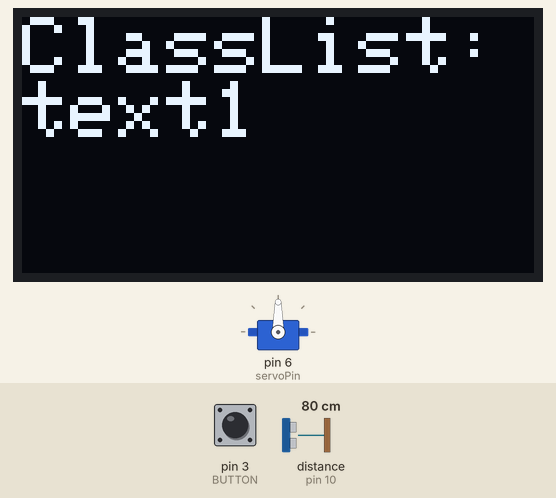
This sketch was run on a simulated Arduino Uno, built with avr-gcc and run on an emulated ATmega328P. On the bench: servo, 128×64 one-colour display. Wiring (inferred from the names in the program): ultrasonic range finder: trigger pin 9; echo pin 10. The test bench sets the inputs (shaded band); at power-on: pin 3 (BUTTON) HIGH, distance to the obstacle (sensor on pin 10) 80 cm. The echo pulse lasts 58.3 µs per cm; what the sketch prints to the serial monitor is not drawn.

Above: at 1.2 s.
1.3 s: pin 3 (BUTTON) pulled LOW for 0.15 s
At 2.1 s:
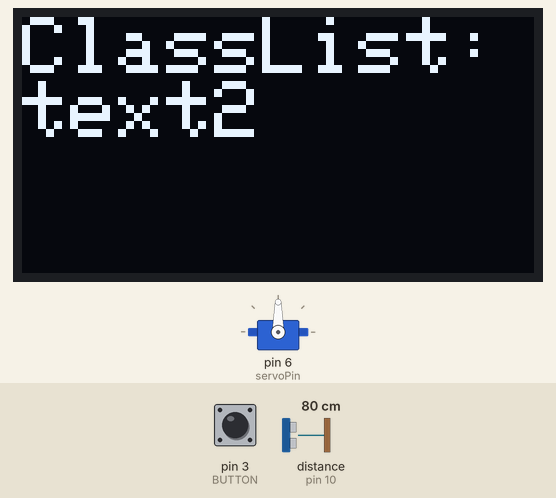
3.0 s: distance to the obstacle (sensor on pin 10) set to 13 cm
4.5 s: distance to the obstacle (sensor on pin 10) set to 10 cm
At 5.5 s:
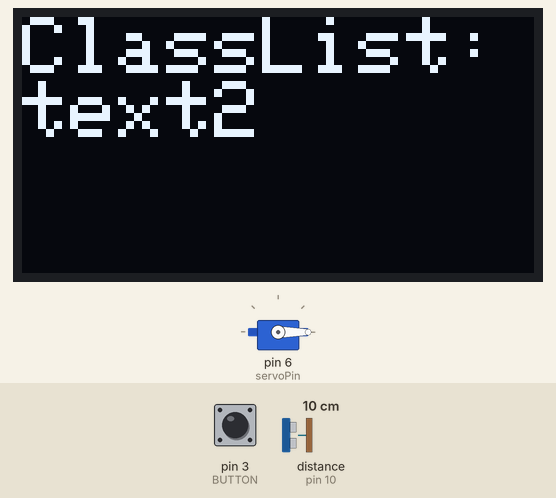
6.0 s: pin 3 (BUTTON) pulled LOW for 1 s
At 8.2 s:
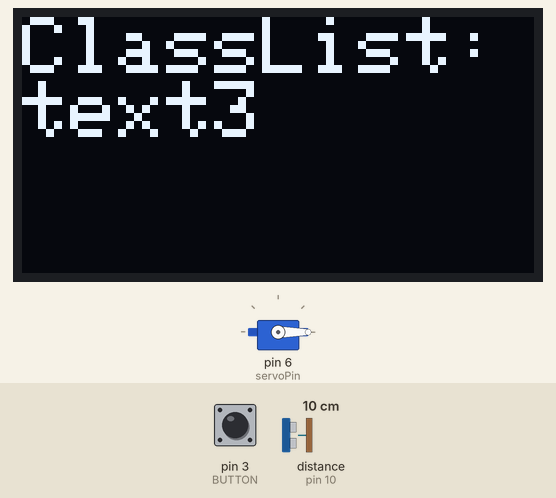
8.5 s: distance to the obstacle (sensor on pin 10) set to 18 cm
At 10.0 s:
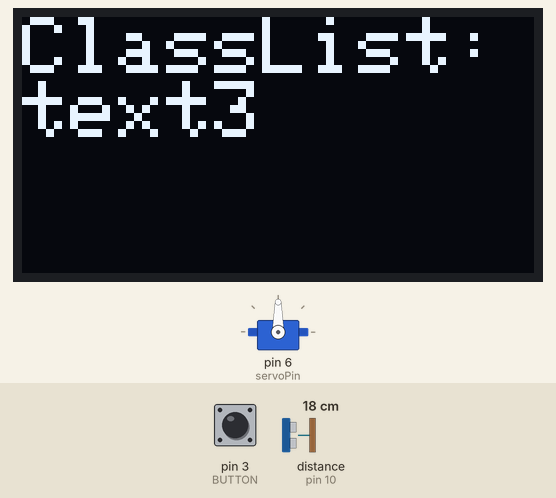
11.5 s: distance to the obstacle (sensor on pin 10) set to 2 cm
At 12.1 s:
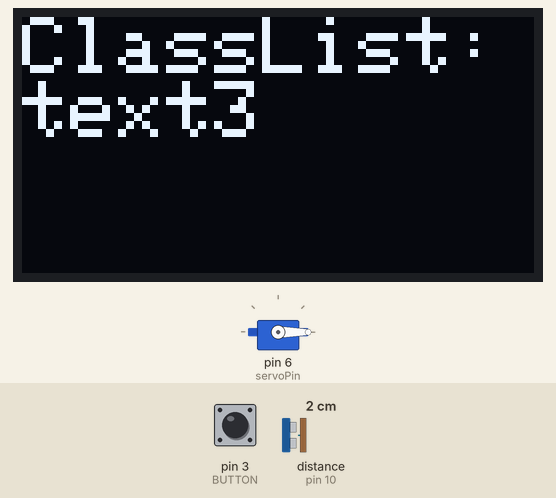
Timing chart, 0 to 14.0 s (numbered marks = the images above; inputs shaded):
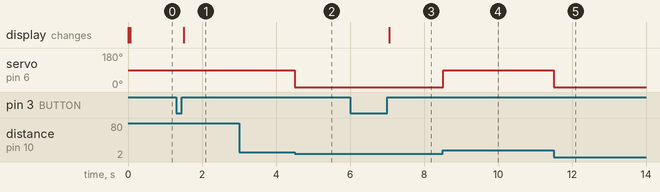

Measured:
- the behaviour switches between 12 and 11 cm on distance to the obstacle (sensor on pin 10) (found by bisection; images 1 and 2)
- after the input at 1.3 s, the display: changes after 0.21 s (image 1)
- after the input at 3.0 s, every drawn part: stays the same
- after the input at 4.5 s, servo on pin 6 (servoPin): 90° → 0° at once
- after the input at 6.0 s, the display: changes after 1.1 s (image 3)
- after the input at 8.5 s, servo on pin 6 (servoPin): 0° → 90° at once
- after the input at 11.5 s, servo on pin 6 (servoPin): 90° → 0° at once

The sketch:

task4.ino
```cpp
#include <Servo.h>//舵机头文件
//oled头文件
#include <Wire.h>
#include <Adafruit_GFX.h>
#include <Adafruit_SSD1306.h>

#define trigPin 9  // 超声波传感器的 trig 引脚
#define echoPin 10 // 超声波传感器的 echo 引脚
int state = LOW;
uint16_t get_distence(void)
{

    long duration, distance;
    digitalWrite(trigPin, LOW);  // 发送低电平信号给 trig 引脚
    delayMicroseconds(2);        // 等待2微秒
    digitalWrite(trigPin, HIGH); // 发送高电平信号给 trig 引脚
    delayMicroseconds(10);       // 等待10微秒
    digitalWrite(trigPin, LOW);  // 再次发送低电平信号给 trig 引脚

    duration = pulseIn(echoPin, HIGH); // 读取 echo 引脚的脉冲宽度
    distance = duration * 0.034 / 2;   // 将脉冲宽度转换为距离（单位：厘米）
    return distance;
}


#define servoPin 6 // 舵机的控制引脚
Servo myservo;     // 创建 Servo 对象


// 课表
char list[7][20] = {"text1", "text2", "text3", "text4", "text5", "text6", "text7"};
#define OLED_RESET 4
Adafruit_SSD1306 display(128, 64, &Wire, OLED_RESET);
#define oled_line1 0
#define oled_line2 16
#define oled_line3 32
#define oled_line4 48
void oled_showlist(int index)
{

    display.begin(SSD1306_SWITCHCAPVCC, 0x3C);
    display.setTextColor(WHITE); // 开像素点发光

    display.clearDisplay();           // 清屏
    display.setTextSize(2);           // 设置字体大小
    display.setCursor(0, oled_line1); // 设置显示位置
    display.println("ClassList:");
    display.setCursor(0, oled_line2); // 设置显示位置
    display.println(list[index]);
    display.display(); // 开显示
}

#define BUTTON 3                       // 定义按键
volatile boolean debounceFlag = false; // 去抖标志位
volatile int i = 0;
volatile int flag = 1;
volatile unsigned long lastInterruptTime = 0;
void change()
{
    unsigned long currentInterruptTime = millis();
    // 检查上次中断以来是否已经过了足够的时间（例如 50 毫秒），以避免误触发
    if (currentInterruptTime - lastInterruptTime > 300)
    {
        debounceFlag = true;                      // 设置去抖标志位
        lastInterruptTime = currentInterruptTime; // 更新上次中断时间

        flag = 1;
        if (i >= 0 && i < 6)
        {
            i = i + 1;
        }
        else if (i == 6)
        {
            i = 0;
        }
    }
}


void setup()
{
    Serial.begin(9600);

    pinMode(trigPin, OUTPUT); // 设置超声波传感器
    pinMode(echoPin, INPUT);

    pinMode(BUTTON, INPUT_PULLUP);
    attachInterrupt(1, change, RISING); // 上升沿触发中断1，调用change函数

    myservo.attach(servoPin); // 附加舵机到指定引脚
}

void loop()
{
    Serial.print("Distance: ");
    Serial.println(get_distence());


    if (flag == 1)
    {
        oled_showlist(i);
        flag = 0;
        debounceFlag = false; // 重置去抖标志位
    }

    // 根据距离控制舵机位置
    if (get_distence() <= 10)
    {
        myservo.write(0); // 将舵机转到 0 度位置
    }
    else if (get_distence() > 10)
    {
        myservo.write(90); // 将舵机转到 90 度位置
    }
}
```
